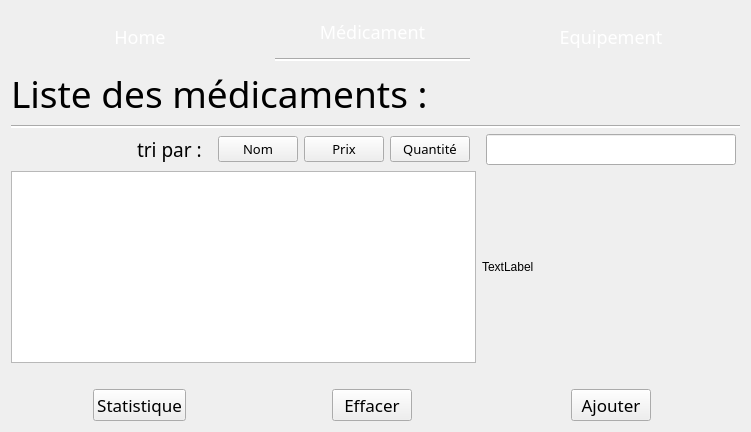
      <widget class="QWidget" name="ListMed">
       <layout class="QGridLayout" name="gridLayout_3">
        <item row="1" column="4">
         <widget class="QPushButton" name="Equipement">
          <property name="minimumSize">
           <size>
            <width>0</width>
            <height>51</height>
           </size>
          </property>
          <property name="font">
           <font>
            <family>Quicksand SemiBold</family>
            <pointsize>-1</pointsize>
            <weight>50</weight>
            <bold>false</bold>
           </font>
          </property>
          <property name="cursor">
           <cursorShape>PointingHandCursor</cursorShape>
          </property>
          <property name="styleSheet">
           <string notr="true">QPushButton{
width:121px;
height:30px;
background:transparent;
color:#000;
border:0px solid black;
border-radius:7px;
color:white;
font-weight:400;
font-size:18px;
}

QPushButton:hover{
background-color: rgba(170, 218, 255, 100);
}
</string>
          </property>
          <property name="text">
           <string>Equipement</string>
          </property>
          <property name="icon">
           <iconset resource="pics.qrc">
            <normaloff>:/pics/pics/equipement.png</normaloff>:/pics/pics/equipement.png</iconset>
          </property>
          <property name="iconSize">
           <size>
            <width>20</width>
            <height>20</height>
           </size>
          </property>
         </widget>
        </item>
        <item row="6" column="1" alignment="Qt::AlignHCenter">
         <widget class="QPushButton" name="Statistique_med">
          <property name="font">
           <font>
            <family>Quicksand SemiBold</family>
            <pointsize>13</pointsize>
           </font>
          </property>
          <property name="cursor">
           <cursorShape>PointingHandCursor</cursorShape>
          </property>
          <property name="text">
           <string>Statistique</string>
          </property>
          <property name="icon">
           <iconset resource="pics.qrc">
            <normaloff>:/pics/pics/stat.png</normaloff>:/pics/pics/stat.png</iconset>
          </property>
          <property name="iconSize">
           <size>
            <width>30</width>
            <height>30</height>
           </size>
          </property>
         </widget>
        </item>
        <item row="6" column="2" alignment="Qt::AlignHCenter">
         <widget class="QPushButton" name="effacer_medicament">
          <property name="font">
           <font>
            <family>Quicksand SemiBold</family>
            <pointsize>13</pointsize>
           </font>
          </property>
          <property name="cursor">
           <cursorShape>PointingHandCursor</cursorShape>
          </property>
          <property name="text">
           <string>Effacer</string>
          </property>
          <property name="icon">
           <iconset resource="pics.qrc">
            <normaloff>:/pics/pics/trash.png</normaloff>:/pics/pics/trash.png</iconset>
          </property>
          <property name="iconSize">
           <size>
            <width>25</width>
            <height>25</height>
           </size>
          </property>
         </widget>
        </item>
        <item row="5" column="4">
         <spacer name="horizontalSpacer_27">
          <property name="orientation">
           <enum>Qt::Horizontal</enum>
          </property>
          <property name="sizeHint" stdset="0">
           <size>
            <width>258</width>
            <height>20</height>
           </size>
          </property>
         </spacer>
        </item>
        <item row="5" column="1">
         <spacer name="horizontalSpacer_28">
          <property name="orientation">
           <enum>Qt::Horizontal</enum>
          </property>
          <property name="sizeHint" stdset="0">
           <size>
            <width>258</width>
            <height>20</height>
           </size>
          </property>
         </spacer>
        </item>
        <item row="1" column="1">
         <widget class="QPushButton" name="Home_2">
          <property name="minimumSize">
           <size>
            <width>0</width>
            <height>51</height>
           </size>
          </property>
          <property name="font">
           <font>
            <family>Quicksand SemiBold</family>
            <pointsize>-1</pointsize>
            <weight>50</weight>
            <bold>false</bold>
           </font>
          </property>
          <property name="cursor">
           <cursorShape>PointingHandCursor</cursorShape>
          </property>
          <property name="styleSheet">
           <string notr="true">QPushButton{
width:121px;
height:30px;
background:transparent;
color:#000;
border:0px solid black;
border-radius:7px;
color:white;
font-weight:400;
font-size:18px;
}

QPushButton:hover{
background-color: rgba(170, 218, 255, 100);
}
</string>
          </property>
          <property name="text">
           <string>Home</string>
          </property>
          <property name="icon">
           <iconset resource="pics.qrc">
            <normaloff>:/pics/pics/Home.png</normaloff>:/pics/pics/Home.png</iconset>
          </property>
          <property name="iconSize">
           <size>
            <width>20</width>
            <height>20</height>
           </size>
          </property>
         </widget>
        </item>
        <item row="5" column="2">
         <spacer name="horizontalSpacer_9">
          <property name="orientation">
           <enum>Qt::Horizontal</enum>
          </property>
          <property name="sizeHint" stdset="0">
           <size>
            <width>195</width>
            <height>20</height>
           </size>
          </property>
         </spacer>
        </item>
        <item row="1" column="2">
         <layout class="QVBoxLayout" name="verticalLayout_29">
          <item>
           <widget class="QPushButton" name="Medicament_3">
            <property name="enabled">
             <bool>false</bool>
            </property>
            <property name="minimumSize">
             <size>
              <width>0</width>
              <height>41</height>
             </size>
            </property>
            <property name="font">
             <font>
              <family>Quicksand SemiBold</family>
              <pointsize>-1</pointsize>
              <weight>50</weight>
              <bold>false</bold>
             </font>
            </property>
            <property name="cursor">
             <cursorShape>ArrowCursor</cursorShape>
            </property>
            <property name="styleSheet">
             <string notr="true">QPushButton{
width:121px;
height:30px;
background:transparent;
color:#000;
border:0px solid black;
border-radius:7px;
color:white;
font-weight:400;
font-size:18px;
}

QPushButton:hover{
background-color: rgba(170, 218, 255, 100);
}
</string>
            </property>
            <property name="text">
             <string>Médicament</string>
            </property>
            <property name="icon">
             <iconset resource="pics.qrc">
              <normaloff>:/pics/pics/med.png</normaloff>:/pics/pics/med.png</iconset>
            </property>
            <property name="iconSize">
             <size>
              <width>20</width>
              <height>20</height>
             </size>
            </property>
           </widget>
          </item>
          <item>
           <widget class="Line" name="line_med_3">
            <property name="styleSheet">
             <string notr="true">background: white;</string>
            </property>
            <property name="orientation">
             <enum>Qt::Horizontal</enum>
            </property>
           </widget>
          </item>
         </layout>
        </item>
        <item row="3" column="4" alignment="Qt::AlignHCenter">
         <widget class="QLineEdit" name="chercher_med">
          <property name="minimumSize">
           <size>
            <width>250</width>
            <height>25</height>
           </size>
          </property>
          <property name="font">
           <font>
            <family>Quicksand SemiBold</family>
            <pointsize>12</pointsize>
           </font>
          </property>
          <property name="styleSheet">
           <string notr="true">
color :rgb(255, 255, 255)</string>
          </property>
          <property name="text">
           <string/>
          </property>
          <property name="placeholderText">
           <string>chercher</string>
          </property>
         </widget>
        </item>
        <item row="6" column="4" alignment="Qt::AlignHCenter">
         <widget class="QPushButton" name="ajouter_med">
          <property name="minimumSize">
           <size>
            <width>0</width>
            <height>0</height>
           </size>
          </property>
          <property name="font">
           <font>
            <family>Quicksand SemiBold</family>
            <pointsize>13</pointsize>
            <weight>50</weight>
            <bold>false</bold>
            <kerning>true</kerning>
           </font>
          </property>
          <property name="cursor">
           <cursorShape>PointingHandCursor</cursorShape>
          </property>
          <property name="text">
           <string>Ajouter</string>
          </property>
          <property name="icon">
           <iconset resource="pics.qrc">
            <normaloff>:/pics/pics/ajout.png</normaloff>:/pics/pics/ajout.png</iconset>
          </property>
          <property name="iconSize">
           <size>
            <width>30</width>
            <height>30</height>
           </size>
          </property>
         </widget>
        </item>
        <item row="2" column="1" colspan="4">
         <layout class="QVBoxLayout" name="verticalLayout_27">
          <item>
           <widget class="QLabel" name="label_19">
            <property name="font">
             <font>
              <family>Quicksand SemiBold</family>
              <pointsize>28</pointsize>
             </font>
            </property>
            <property name="text">
             <string>Liste des médicaments : </string>
            </property>
           </widget>
          </item>
          <item>
           <widget class="Line" name="bigline_med_3">
            <property name="styleSheet">
             <string notr="true">background: white;</string>
            </property>
            <property name="orientation">
             <enum>Qt::Horizontal</enum>
            </property>
           </widget>
          </item>
         </layout>
        </item>
        <item row="3" column="1" colspan="2">
         <layout class="QHBoxLayout" name="horizontalLayout_85">
          <item alignment="Qt::AlignRight">
           <widget class="QLabel" name="label_63">
            <property name="font">
             <font>
              <family>Quicksand SemiBold</family>
              <pointsize>14</pointsize>
             </font>
            </property>
            <property name="text">
             <string>tri par :  </string>
            </property>
           </widget>
          </item>
          <item>
           <widget class="QPushButton" name="trier_med">
            <property name="maximumSize">
             <size>
              <width>80</width>
              <height>16777215</height>
             </size>
            </property>
            <property name="font">
             <font>
              <family>Quicksand SemiBold</family>
              <pointsize>10</pointsize>
             </font>
            </property>
            <property name="cursor">
             <cursorShape>PointingHandCursor</cursorShape>
            </property>
            <property name="text">
             <string>Nom</string>
            </property>
           </widget>
          </item>
          <item>
           <widget class="QPushButton" name="trier_med_Prix">
            <property name="maximumSize">
             <size>
              <width>80</width>
              <height>16777215</height>
             </size>
            </property>
            <property name="font">
             <font>
              <family>Quicksand SemiBold</family>
              <pointsize>10</pointsize>
             </font>
            </property>
            <property name="text">
             <string>Prix</string>
            </property>
           </widget>
          </item>
          <item>
           <widget class="QPushButton" name="trier_med_Quantite">
            <property name="maximumSize">
             <size>
              <width>80</width>
              <height>16777215</height>
             </size>
            </property>
            <property name="font">
             <font>
              <family>Quicksand SemiBold</family>
              <pointsize>10</pointsize>
             </font>
            </property>
            <property name="text">
             <string>Quantité</string>
            </property>
           </widget>
          </item>
         </layout>
        </item>
        <item row="4" column="1" colspan="3">
         <widget class="QListWidget" name="listWidget_MED">
          <property name="font">
           <font>
            <family>Quicksand SemiBold</family>
            <pointsize>20</pointsize>
           </font>
          </property>
          <property name="autoFillBackground">
           <bool>true</bool>
          </property>
          <property name="styleSheet">
           <string notr="true">border:0px solid white;
color:white;
background: transparent;
margin:0 40px 0 40px;


QListView::item {
    color:rgb(255, 255, 255);
    background-color:transparent;
}


QListView {
    show-decoration-selected: 1; /* make the selection span the entire width of the view */
}


QListView::item:selected {
    border: 1px solid rgb(108, 147, 255);
}

QListView::item:selected:!active {
    background: rgba(170, 218, 255, 100);
}




QListView::item:selected:active {
    background: rgba(170, 218, 255, 100);
}

QListView::item:hover {
    background: rgba(170, 218, 255, 100);
}</string>
          </property>
          <property name="verticalScrollBarPolicy">
           <enum>Qt::ScrollBarAlwaysOff</enum>
          </property>
          <property name="horizontalScrollBarPolicy">
           <enum>Qt::ScrollBarAlwaysOff</enum>
          </property>
          <property name="showDropIndicator" stdset="0">
           <bool>false</bool>
          </property>
          <property name="selectionBehavior">
           <enum>QAbstractItemView::SelectRows</enum>
          </property>
          <property name="spacing">
           <number>5</number>
          </property>
         </widget>
        </item>
        <item row="4" column="4">
         <widget class="QLabel" name="listmedlogo">
          <property name="text">
           <string>TextLabel</string>
          </property>
         </widget>
        </item>
       </layout>
      </widget>
